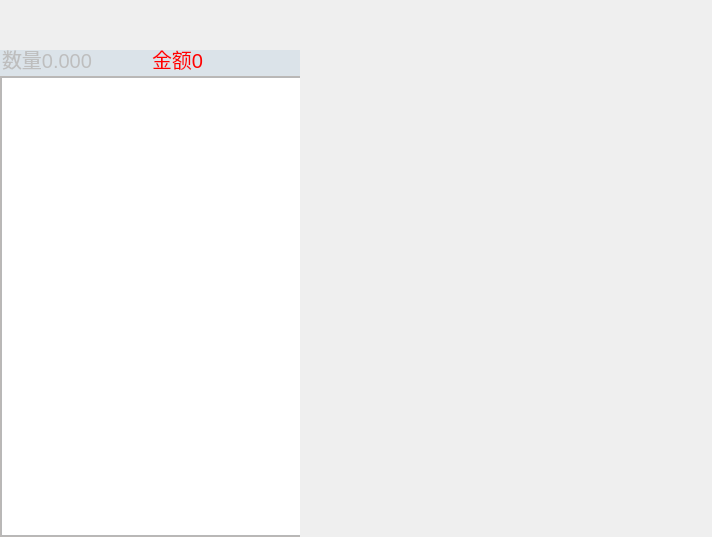
<?xml version="1.0" encoding="UTF-8"?>
<ui version="4.0">
 <class>fontviewDialog_doublescreen</class>
 <widget class="QDialog" name="fontviewDialog_doublescreen">
  <property name="geometry">
   <rect>
    <x>0</x>
    <y>0</y>
    <width>712</width>
    <height>537</height>
   </rect>
  </property>
  <property name="windowTitle">
   <string>Dialog</string>
  </property>
  <layout class="QHBoxLayout" name="horizontalLayout">
   <property name="spacing">
    <number>0</number>
   </property>
   <property name="leftMargin">
    <number>0</number>
   </property>
   <property name="topMargin">
    <number>0</number>
   </property>
   <property name="rightMargin">
    <number>0</number>
   </property>
   <property name="bottomMargin">
    <number>0</number>
   </property>
   <item>
    <widget class="QWidget" name="widget_detail" native="true">
     <property name="minimumSize">
      <size>
       <width>300</width>
       <height>0</height>
      </size>
     </property>
     <property name="maximumSize">
      <size>
       <width>300</width>
       <height>16777215</height>
      </size>
     </property>
     <layout class="QVBoxLayout" name="verticalLayout_2" stretch="0,1">
      <property name="spacing">
       <number>0</number>
      </property>
      <property name="leftMargin">
       <number>0</number>
      </property>
      <property name="topMargin">
       <number>0</number>
      </property>
      <property name="rightMargin">
       <number>0</number>
      </property>
      <property name="bottomMargin">
       <number>0</number>
      </property>
      <item>
       <widget class="QWidget" name="widget_6" native="true">
        <property name="minimumSize">
         <size>
          <width>0</width>
          <height>0</height>
         </size>
        </property>
        <property name="styleSheet">
         <string notr="true"/>
        </property>
        <property name="outer_stylesheet" stdset="0">
         <string>normal_view_color</string>
        </property>
        <layout class="QGridLayout" name="gridLayout" rowstretch="1,0">
         <property name="leftMargin">
          <number>0</number>
         </property>
         <property name="topMargin">
          <number>0</number>
         </property>
         <property name="rightMargin">
          <number>0</number>
         </property>
         <property name="bottomMargin">
          <number>0</number>
         </property>
         <property name="spacing">
          <number>0</number>
         </property>
         <item row="1" column="0">
          <widget class="QLineEdit" name="label_num">
           <property name="enabled">
            <bool>false</bool>
           </property>
           <property name="styleSheet">
            <string notr="true">background:#dbe3e9;font:15pt;
border:0px;</string>
           </property>
           <property name="text">
            <string>数量0.000</string>
           </property>
           <property name="readOnly">
            <bool>true</bool>
           </property>
          </widget>
         </item>
         <item row="0" column="0">
          <widget class="QPushButton" name="pushButton">
           <property name="minimumSize">
            <size>
             <width>100</width>
             <height>50</height>
            </size>
           </property>
           <property name="focusPolicy">
            <enum>Qt::NoFocus</enum>
           </property>
           <property name="styleSheet">
            <string notr="true">background:transparent;
border:0px;</string>
           </property>
           <property name="iconSize">
            <size>
             <width>100</width>
             <height>50</height>
            </size>
           </property>
           <property name="flat">
            <bool>false</bool>
           </property>
           <property name="outer_stylesheet" stdset="0">
            <string>pushbutton_logo</string>
           </property>
          </widget>
         </item>
         <item row="1" column="1">
          <widget class="QLineEdit" name="label_total">
           <property name="enabled">
            <bool>false</bool>
           </property>
           <property name="styleSheet">
            <string notr="true">background:#dbe3e9;color:red;
font:15pt;
border:0px;</string>
           </property>
           <property name="text">
            <string>金额0</string>
           </property>
           <property name="readOnly">
            <bool>true</bool>
           </property>
          </widget>
         </item>
        </layout>
       </widget>
      </item>
      <item>
       <widget class="QFrame" name="frame_left">
        <property name="styleSheet">
         <string notr="true">QFrame#frame_left{
background:white;
border:1px solid #bbb8b6;
}</string>
        </property>
        <layout class="QVBoxLayout" name="verticalLayout" stretch="0">
         <property name="spacing">
          <number>0</number>
         </property>
         <property name="leftMargin">
          <number>0</number>
         </property>
         <property name="topMargin">
          <number>0</number>
         </property>
         <property name="rightMargin">
          <number>0</number>
         </property>
         <property name="bottomMargin">
          <number>0</number>
         </property>
         <item>
          <widget class="frontViewDialog_tableview" name="tableView">
           <property name="minimumSize">
            <size>
             <width>300</width>
             <height>0</height>
            </size>
           </property>
           <property name="maximumSize">
            <size>
             <width>300</width>
             <height>16777215</height>
            </size>
           </property>
          </widget>
         </item>
        </layout>
       </widget>
      </item>
     </layout>
    </widget>
   </item>
   <item>
    <widget class="lds_graphicsview" name="graphicsView">
     <property name="styleSheet">
      <string notr="true">border:0px;
background:transparent;</string>
     </property>
    </widget>
   </item>
  </layout>
 </widget>
 <customwidgets>
  <customwidget>
   <class>frontViewDialog_tableview</class>
   <extends>QTableView</extends>
   <header>frontviewdialog_tableview.h</header>
  </customwidget>
  <customwidget>
   <class>lds_graphicsview</class>
   <extends>QGraphicsView</extends>
   <header>lds_graphicsview.h</header>
  </customwidget>
 </customwidgets>
 <resources/>
 <connections/>
</ui>
